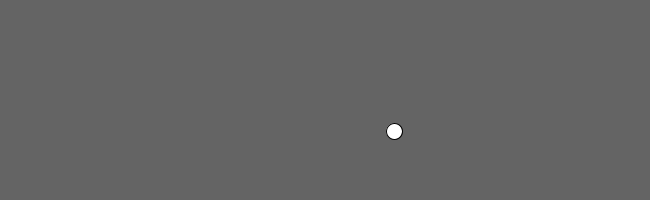
Frame 1 (no input)
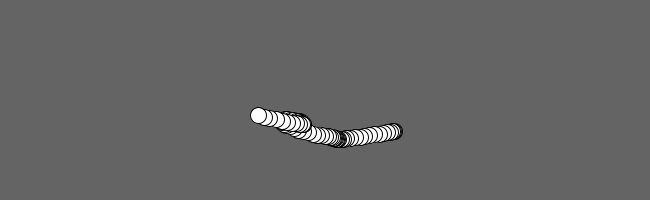
Frame 60 (the mouse pressed at the canvas centre just before this capture)
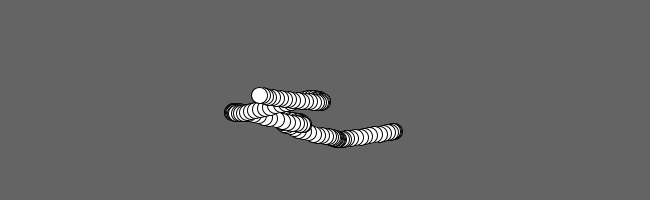
Frame 120 (the mouse held since frame 60 and released just before this capture)

The Processing sketch that drew these frames (run headless with seeded random() and noise(); from frame 60 on, the mouse is pressed at the canvas centre):

// Processing sketch: sketch_04_NoiseMover
// ── sketch_04_NoiseMover.pde
Mover m;

void setup(){
  size(650, 200);
  m = new Mover();
  background(100);
}

void draw(){
  m.move();
  m.display();
}
  
// ── Mover.pde
class Mover{
  float x;
  float y;
  
  Mover (){
    x = width/2;
    y = height/2;
  }
  
  void display(){
    stroke(0);
    ellipse(x, y, 16,16);
  }
  
  float tx=0;
  float ty=10000;
  
  void move(){
   float n = noise(tx);
   float m = noise(ty);
   x = map(n, 0, 1, 0, width);
   y = map(m, 0, 1, 0, height);
   tx+=0.01;
   ty+=0.01;
  }
}
